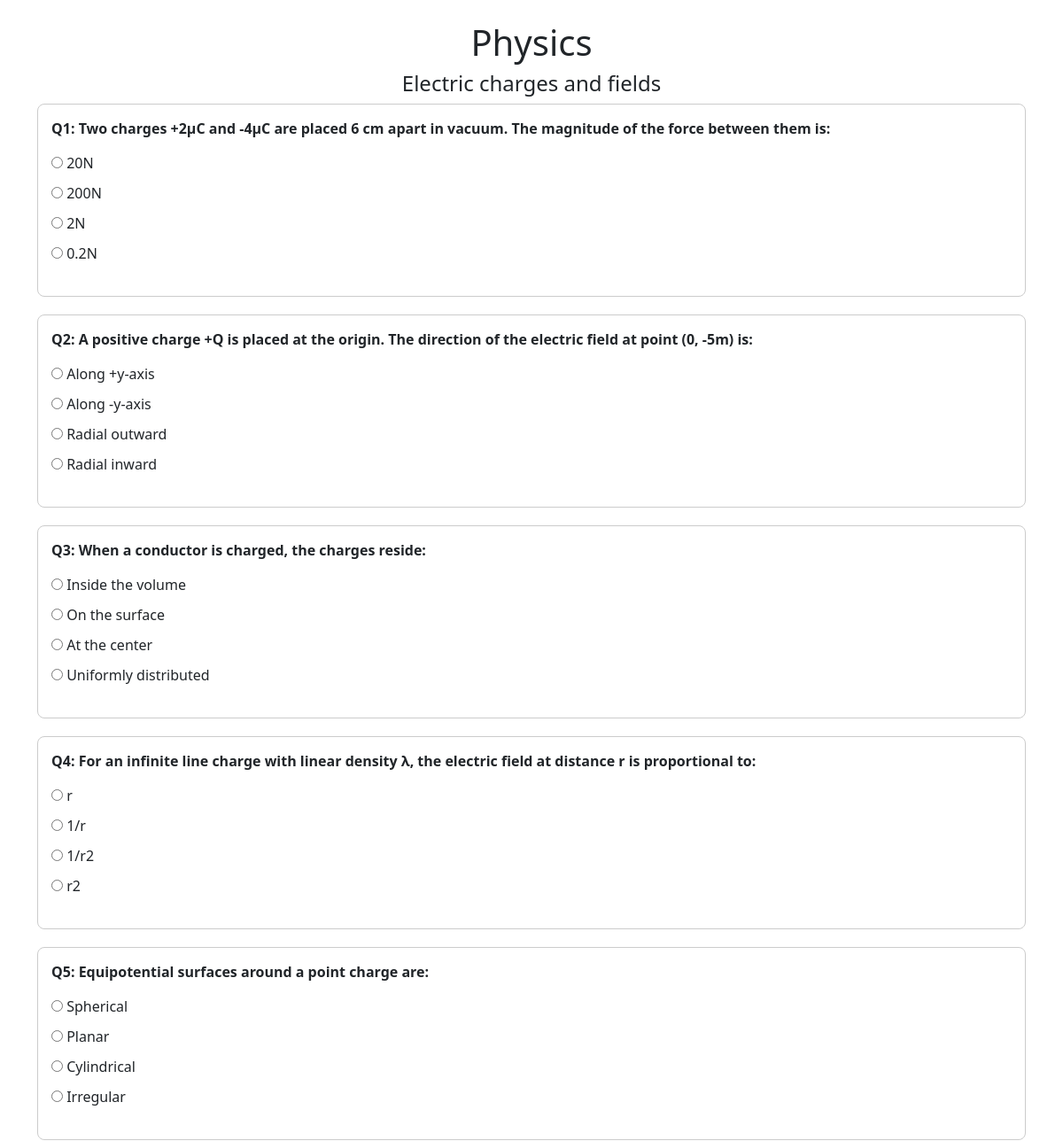
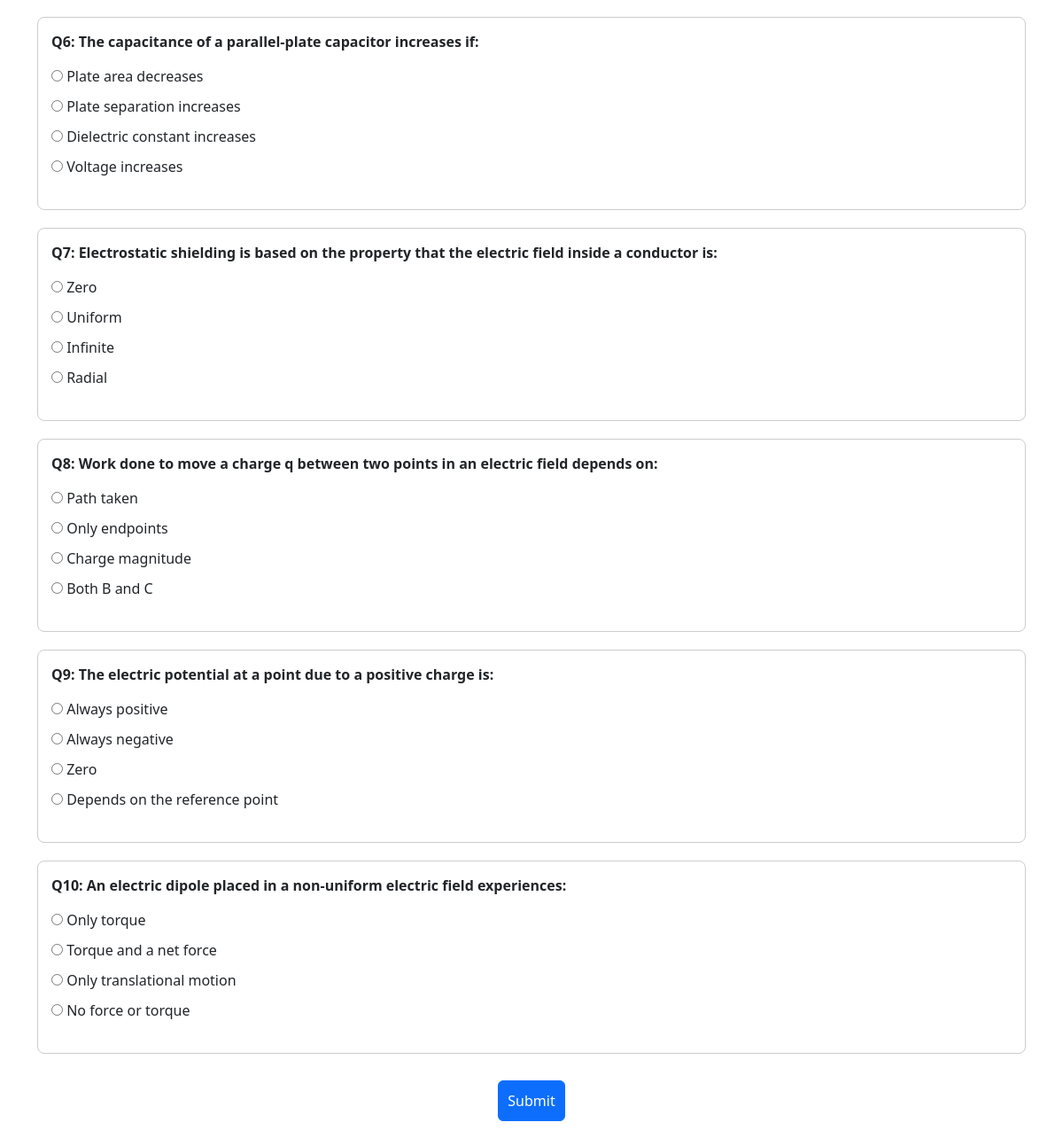
Screenshot of /start_Exam/3 with the database file from the repository (2 pictures, top to bottom).
### models.py (models this page shows)
class Subject(db.Model):
    id = db.Column(db.Integer, primary_key = True)
    name = db.Column(db.String(120), nullable = False, unique = True)
    description = db.Column(db.String(120))
    chapters = db.relationship('Chapter', backref='subject')

class Chapter(db.Model):
    id = db.Column(db.Integer, primary_key = True)
    name = db.Column(db.String(120), nullable = False, unique = True)
    description = db.Column(db.String(120))
    sub_id = db.Column(db.Integer, db.ForeignKey('subject.id'), nullable = False)
    quizzes = db.Relationship('Quiz', backref = 'chapter')
    chapt_questions = db.Relationship('Questions', backref = 'chapter')

class Questions(db.Model):
    id = db.Column(db.Integer, primary_key = True)
    quiz_id = db.Column(db.Integer, db.ForeignKey('quiz.id'), nullable = False)
    chapter_id = db.Column(db.Integer, db.ForeignKey('chapter.id'), nullable = False)
    question_title = db.Column(db.Text, nullable = False)
    question_statement = db.Column(db.Text, nullable = False)
    option_1 = db.Column(db.String(120), nullable = False)
    option_2 = db.Column(db.String(120), nullable = False)
    option_3 = db.Column(db.String(120), nullable = False)
    option_4 = db.Column(db.String(120), nullable = False)
    correct_option = db.Column(db.String(120), nullable = False)

### app.py (the view)
@app.route('/start_Exam/<int:quiz_id>')
def start_Exam(quiz_id):
    quiz = Quiz.query.filter_by(id = quiz_id).first()
    questions = quiz.questions
    chapter_id = quiz.chapter_id
    chapter_obj = Chapter.query.filter_by(id = chapter_id).first()
    chapter_name = chapter_obj.name
    sub_id = chapter_obj.sub_id
    sub_obj = Subject.query.filter_by(id = sub_id).first()
    sub_name = sub_obj.name
    return render_template('start_Exam.html', questions = questions, chapter_name = chapter_name, sub_name = sub_name, quiz_id = quiz.id)

### templates/start_Exam.html (shortened to what this page needs)
<!DOCTYPE html>
<html lang="en">
<head>
  <link rel="stylesheet" href="/static/style.css">
  <link href="https://cdn.jsdelivr.net/npm/bootstrap@5.3.3/dist/css/bootstrap.min.css" rel="stylesheet">
</head>
<body>
  <div class="container mt-4">
    <h1 style="text-align:center;">{{ sub_name }}</h1>
    <h4 style="text-align:center;">{{ chapter_name }}</h4>
    <form action="/submit/{{ quiz_id }}" method="POST" id="new-question-form">
      {% for question in questions %}
        <div class="question-container">
          <div class="question-title">
            Q{{ loop.index }}: {{ question.question_statement }}
          </div>
          <ul class="options">
            <li>
              <input type="radio" id="q{{ question.id }}_1" name="question_{{ question.id }}" value="1">
              <label for="q{{ question.id }}_1">{{ question.option_1 }}</label>
            </li>
            <li>
              <input type="radio" id="q{{ question.id }}_2" name="question_{{ question.id }}" value="2">
              <label for="q{{ question.id }}_2">{{ question.option_2 }}</label>
            </li>
            <li>
              <input type="radio" id="q{{ question.id }}_3" name="question_{{ question.id }}" value="3">
              <label for="q{{ question.id }}_3">{{ question.option_3 }}</label>
            </li>
            <li>
              <input type="radio" id="q{{ question.id }}_4" name="question_{{ question.id }}" value="4">
              <label for="q{{ question.id }}_4">{{ question.option_4 }}</label>
            </li>
          </ul>
        </div>
      {% endfor %}
      <div class="footer-start-exam">
        <button type="submit" class="btn btn-primary" style="padding:10px; margin:10px;">Submit</button>
      </div>
    </form>
  </div>
</body>
</html>

### static/style.css (style rules this page uses)
* { margin:0px; }
.footer-start-exam { display:flex; align-items:center; justify-content: center; }

### templates/start_Exam.html (style rules this page uses)
.question-container { border: 1px solid #ccc; border-radius: 8px; padding: 15px; margin-bottom: 20px; }
.question-title { font-weight: bold; margin-bottom: 10px; }
.options { list-style: none; padding: 0; }
.options li { padding: 5px 0; }

### rows the page displays
Subject: name "Physics"
Chapter: name "Electric charges and fields"
Questions: question_statement "Two charges +2μC and -4μC are placed 6 cm apart in vacuum. The magnitude of the force between them is:", option_1 "20N", option_2 "200N", option_3 "2N", option_4 "0.2N"
Questions: question_statement "A positive charge +Q is placed at the origin. The direction of the electric field at point (0, -5m) is:", option_1 "Along +y-axis", option_2 "Along -y-axis", option_3 "Radial outward", option_4 "Radial inward"
Questions: question_statement "When a conductor is charged, the charges reside:", option_1 "Inside the volume", option_2 "On the surface", option_3 "At the center", option_4 "Uniformly distributed"
Questions: question_statement "For an infinite line charge with linear density λ, the electric field at distance r is proportional to:", option_1 "r", option_2 "1/r", option_3 "1/r2", option_4 "r2"
Questions: question_statement "Equipotential surfaces around a point charge are:", option_1 "Spherical", option_2 "Planar", option_3 "Cylindrical", option_4 "Irregular"
Questions: question_statement "The capacitance of a parallel-plate capacitor increases if:", option_1 "Plate area decreases", option_2 "Plate separation increases", option_3 "Dielectric constant increases", option_4 "Voltage increases"
Questions: question_statement "Electrostatic shielding is based on the property that the electric field inside a conductor is:", option_1 "Zero", option_2 "Uniform", option_3 "Infinite", option_4 "Radial"
Questions: question_statement "Work done to move a charge q between two points in an electric field depends on:", option_1 "Path taken", option_2 "Only endpoints", option_3 "Charge magnitude", option_4 "Both B and C"
Questions: question_statement "The electric potential at a point due to a positive charge is:", option_1 "Always positive", option_2 "Always negative", option_3 "Zero", option_4 "Depends on the reference point"
Questions: question_statement "An electric dipole placed in a non-uniform electric field experiences:", option_1 "Only torque", option_2 "Torque and a net force", option_3 "Only translational motion", option_4 "No force or torque"
